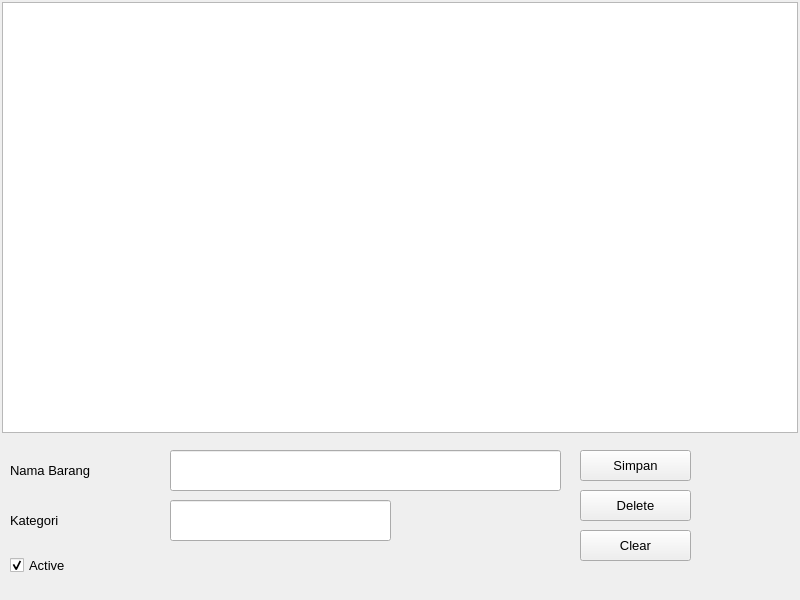
<?xml version="1.0" encoding="UTF-8"?>
<ui version="4.0">
 <class>Form</class>
 <widget class="QWidget" name="Form">
  <property name="geometry">
   <rect>
    <x>0</x>
    <y>0</y>
    <width>800</width>
    <height>600</height>
   </rect>
  </property>
  <property name="windowTitle">
   <string>Form</string>
  </property>
  <widget class="QTableView" name="tvBarang">
   <property name="geometry">
    <rect>
     <x>2</x>
     <y>2</y>
     <width>796</width>
     <height>431</height>
    </rect>
   </property>
   <property name="font">
    <font>
     <pointsize>10</pointsize>
    </font>
   </property>
   <property name="editTriggers">
    <set>QAbstractItemView::NoEditTriggers</set>
   </property>
   <property name="selectionBehavior">
    <enum>QAbstractItemView::SelectRows</enum>
   </property>
  </widget>
  <widget class="QLineEdit" name="edNamaBarang">
   <property name="geometry">
    <rect>
     <x>170</x>
     <y>450</y>
     <width>391</width>
     <height>41</height>
    </rect>
   </property>
   <property name="font">
    <font>
     <pointsize>10</pointsize>
    </font>
   </property>
  </widget>
  <widget class="QLabel" name="label">
   <property name="geometry">
    <rect>
     <x>10</x>
     <y>450</y>
     <width>151</width>
     <height>41</height>
    </rect>
   </property>
   <property name="font">
    <font>
     <pointsize>10</pointsize>
    </font>
   </property>
   <property name="text">
    <string>Nama Barang</string>
   </property>
  </widget>
  <widget class="QLabel" name="label_2">
   <property name="geometry">
    <rect>
     <x>10</x>
     <y>500</y>
     <width>151</width>
     <height>41</height>
    </rect>
   </property>
   <property name="font">
    <font>
     <pointsize>10</pointsize>
    </font>
   </property>
   <property name="text">
    <string>Kategori</string>
   </property>
  </widget>
  <widget class="QLineEdit" name="edKategori">
   <property name="geometry">
    <rect>
     <x>170</x>
     <y>500</y>
     <width>221</width>
     <height>41</height>
    </rect>
   </property>
   <property name="font">
    <font>
     <pointsize>10</pointsize>
    </font>
   </property>
  </widget>
  <widget class="QPushButton" name="btnSave">
   <property name="geometry">
    <rect>
     <x>580</x>
     <y>450</y>
     <width>111</width>
     <height>31</height>
    </rect>
   </property>
   <property name="font">
    <font>
     <pointsize>10</pointsize>
    </font>
   </property>
   <property name="text">
    <string>Simpan</string>
   </property>
  </widget>
  <widget class="QPushButton" name="btnDelete">
   <property name="geometry">
    <rect>
     <x>580</x>
     <y>490</y>
     <width>111</width>
     <height>31</height>
    </rect>
   </property>
   <property name="font">
    <font>
     <pointsize>10</pointsize>
    </font>
   </property>
   <property name="text">
    <string>Delete</string>
   </property>
  </widget>
  <widget class="QPushButton" name="btnClear">
   <property name="geometry">
    <rect>
     <x>580</x>
     <y>530</y>
     <width>111</width>
     <height>31</height>
    </rect>
   </property>
   <property name="font">
    <font>
     <pointsize>10</pointsize>
    </font>
   </property>
   <property name="text">
    <string>Clear</string>
   </property>
  </widget>
  <widget class="QCheckBox" name="cbActive">
   <property name="geometry">
    <rect>
     <x>10</x>
     <y>550</y>
     <width>131</width>
     <height>31</height>
    </rect>
   </property>
   <property name="font">
    <font>
     <pointsize>10</pointsize>
    </font>
   </property>
   <property name="text">
    <string>Active</string>
   </property>
   <property name="checked">
    <bool>true</bool>
   </property>
  </widget>
 </widget>
 <tabstops>
  <tabstop>edNamaBarang</tabstop>
  <tabstop>edKategori</tabstop>
  <tabstop>cbActive</tabstop>
  <tabstop>btnSave</tabstop>
  <tabstop>btnDelete</tabstop>
  <tabstop>btnClear</tabstop>
  <tabstop>tvBarang</tabstop>
 </tabstops>
 <resources/>
 <connections/>
</ui>
